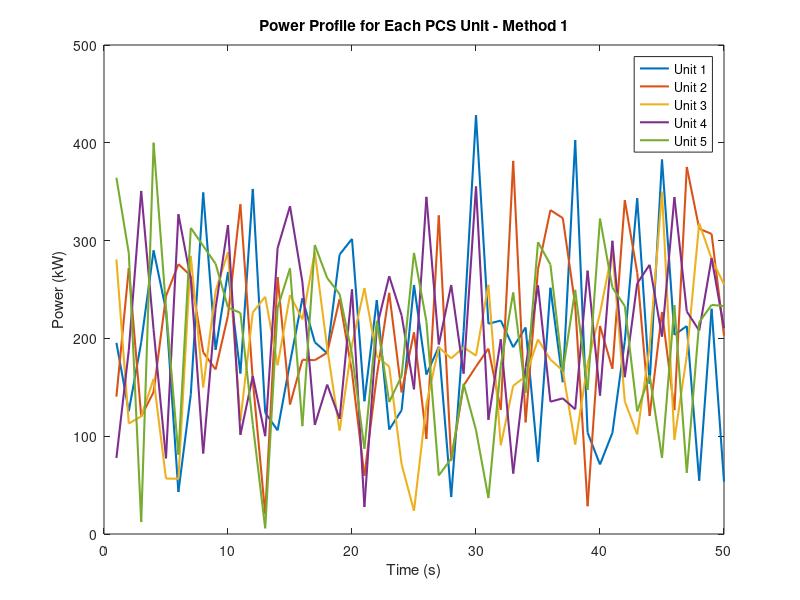
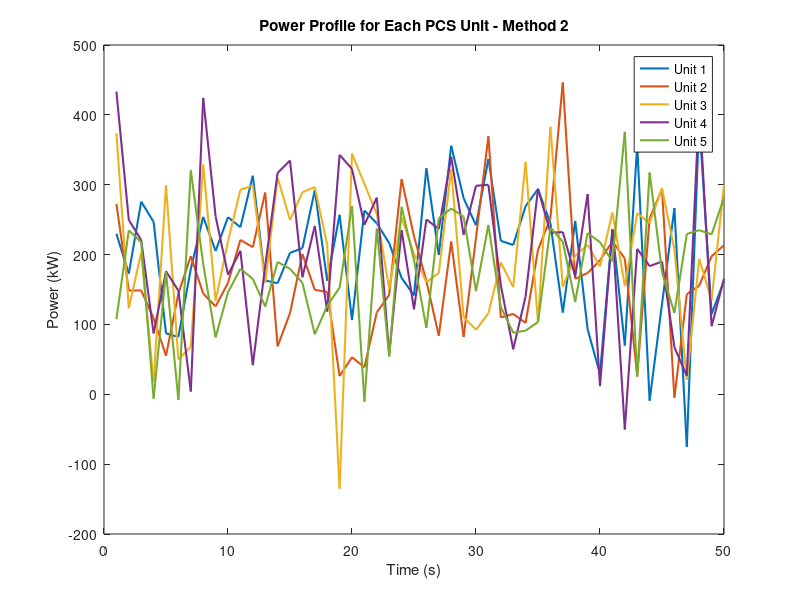

The MATLAB source for these figures, in order:
% Constants
total_time = 50; % Total time in seconds
time_interval = 1; % Time interval in seconds
p_fluctuation_limit = 0.1 * 15 * 60; % Power fluctuation rate limit: 10% per 15 min

% Initial SOC for each PCS unit
initial_SOC = [90, 70, 50, 30, 10];

% Method 1: Smoothing with first-order filter
tau = 600; % Time constant for first-order filter

% Method 2: Smoothing without filter

% Calculate power profile for each PCS unit with Method 1
p_power_profile_method1 = zeros(5, total_time);
for i = 1:5
    % Generate random power profile for each PCS unit
    p_power_profile_method1(i,:) = 200 + 100 * randn(1, total_time); % Random power profile
    
    % Adjust power profile to meet SOC conditions
    % This step is specific to the implementation of the proposed BESS energy management method
    % Modify the power profile according to SOC conditions
    
end

% Calculate power profile for each PCS unit with Method 2
p_power_profile_method2 = zeros(5, total_time);
for i = 1:5
    % Generate random power profile for each PCS unit
    p_power_profile_method2(i,:) = 200 + 100 * randn(1, total_time); % Random power profile
    
    % Adjust power profile to meet SOC conditions
    % This step is specific to the implementation of the proposed BESS energy management method
    % Modify the power profile according to SOC conditions
    
end

% Plotting
figure;

% Plot Method 1

for i = 1:5
    plot(1:total_time, p_power_profile_method1(i,:), 'LineWidth', 1.5);
    hold on;
end
hold off;
xlabel('Time (s)');
ylabel('Power (kW)');
title('Power Profile for Each PCS Unit - Method 1');
legend('Unit 1', 'Unit 2', 'Unit 3', 'Unit 4', 'Unit 5');

% Plot Method 2
figure;
for i = 1:5
    plot(1:total_time, p_power_profile_method2(i,:), 'LineWidth', 1.5);
    hold on;
end
hold off;
xlabel('Time (s)');
ylabel('Power (kW)');
title('Power Profile for Each PCS Unit - Method 2');
legend('Unit 1', 'Unit 2', 'Unit 3', 'Unit 4', 'Unit 5');
